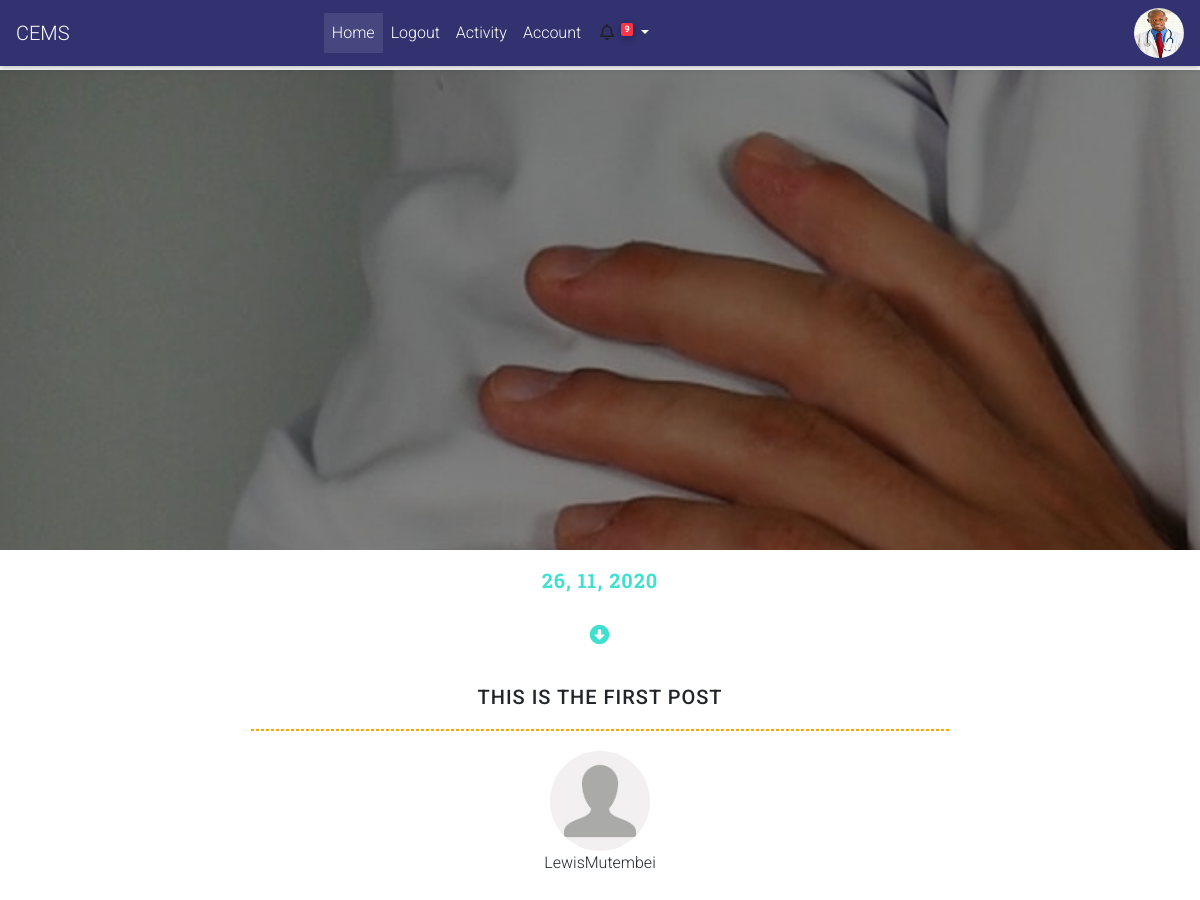
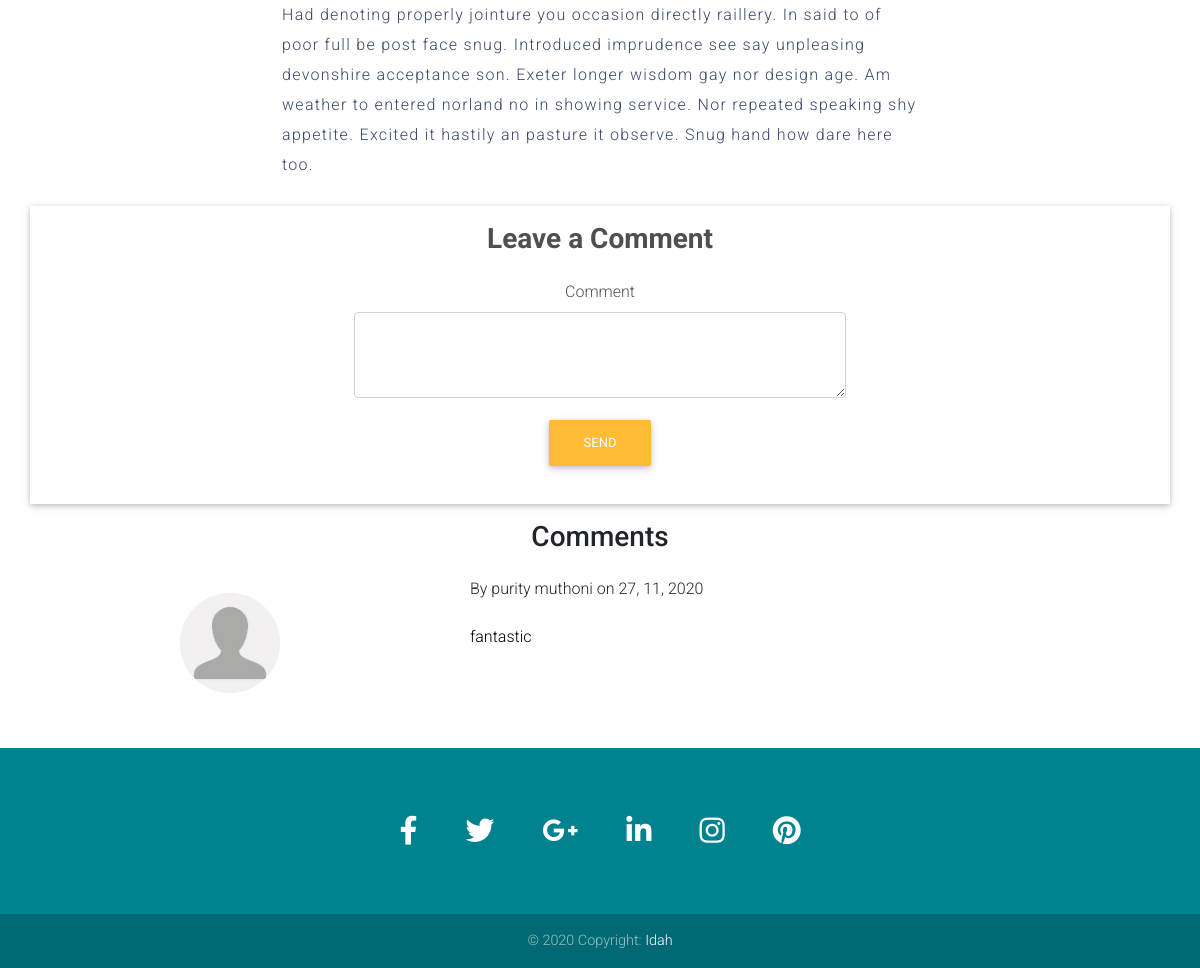
Screenshot of /singlepost/1 (signed in) with the database file from the repository (2 pictures, top to bottom).
### main_app/models.py (models this page shows, shortened)
class User (UserMixin,db.Model):
    __tablename__ ="employees"
    id = db.Column(db.Integer,primary_key = True)
    employee_id = db.Column(db.Integer)
    email = db.Column(db.String(64), nullable=False)
    password_hash = db.Column(db.String(128),nullable=False)
    profile_picture = db.Column(db.String(40),default="default.png")
    first_name =db.Column(db.String(20))
    last_name = db.Column(db.String(20))
    phone_number = db.Column(db.Integer)
    department = db.Column(db.String(20))
    role = db.Column(db.String(20))
    kra_pin = db.Column(db.Integer)
    id_no = db.Column(db.Integer)
    dob = db.Column(db.DateTime)

class Post(db.Model):
    __tablename__ = "posts"
    post_id = db.Column(db.Integer,primary_key = True)
    posted_by = db.Column(db.String(64), nullable=False)
    post_title = db.Column(db.String(100))
    employee_id = db.Column(db.Integer)
    posted_on = db.Column(db.DateTime, default = datetime.utcnow())
    post_category = db.Column(db.String(40))
    post_description =db.Column(db.String(400))
    post_image_filename = db.Column(db.String(80))
    comments = db.Column(db.Integer, default = 0)
    sender_image = db.Column(db.String(30))

class Comments(db.Model):
    __tablename = "Comments"
    id = db.Column(db.Integer, primary_key = True)
    posted_by = db.Column(db.Integer)
    comment = db.Column(db.String(300))
    posted_on  = db.Column(db.DateTime, default = datetime.utcnow())
    post_id = db.Column(db.Integer)
    sender_profile = db.Column(db.String)

### app.py (the view)
@app.route("/singlepost/<int:post_id>", methods=['GET','POST'])
def singlepost(post_id):
    post= Post.query.filter_by(post_id = post_id).first()
    comments = Comments.query.filter_by(post_id = post_id)
    return render_template("single_post.html",post=post, comments=comments)

### app.py (called while the page is built)
@app.template_test("none")
def is_none(obj):
    return obj is None

### main_app/models.py (called while the page is built)
@login_manager.user_loader
def load_user(user_id):
    return User.query.get(user_id)

### main_app/templates/single_post.html (shortened to what this page needs)
{% extends 'base.html'%}
{%block head %}
<link rel="stylesheet" href="{{url_for('static', filename='css/singlepage.css')}}">
{%endblock%}
{%block content%}
    <div class="header-block container-fluid">
    </div>
    <div class="single-block container-fluid">
        <div class="date-block">
             <span class=""> {{post['posted_on'].strftime("%d, %m, %Y")}} </span>
             <br>
             <br>
             <i class="fas fa-arrow-alt-circle-down"></i>
        </div>
        <h3 class="single-post-title h5 text-center"> {{post['post_title']}} </h3>
        <hr class="horizontal-line">
        <div class="single-post-image" >
            <img src="../static/images/profiles/{{post['sender_image']}}" alt="" class="single-post-avatar">
            <br>
            <span> {{post['posted_by']}}</span>
      </div>
        <p class="single-post-body">
            {{post['post_description']}}
        </p>
        <div class="container my-3 z-depth-1">
            <section class="dark-grey-text text-center px-md-5 py-3">
              <div class="row">
                <div class="col-lg-6 col-md-8 mx-auto">
                  <form class="" method="POST" action="{{url_for('add_comment', post_id = post['post_id'])}}">
                    <h3 class="font-weight-bold mb-4">Leave a Comment</h3>
                                  <div class="form-group purple-border">
                        <label for="exampleFormControlTextarea4">Comment</label>
                        <textarea name="comment" class="form-control " id="exampleFormControlTextarea4" rows="3"  ></textarea>
                      </div>
                    <div>
                         <button type="submit" class="btn btn-warning ">
                           Send
                        </button>
                      </div>
                  </form>
                </div>
              </div>
            </section>
          </div>
                    <h3 class="comments h3 text-center">  Comments</h3>
                    {%for comment in comments%}
        <div class="row d-flex w-75 mx-auto my-4   justify-content-evenly">
            <div class="col-md-3 col-lg-4  py-3">
                <img src="../static/images/profiles/{{comment['sender_profile']}}" alt="" class="single-post-avatar" >
            </div>
            <div class="col-md-7 col-lg-6 ">
                <span class="comment"> By {{comment['posted_by']}}  on {{comment['posted_on'].strftime('%d, %m, %Y')}} </span> <br> <br>
                <p class="actual-comment">
                    {{comment['comment']}}
                </p>
            </div>
        </div>
        {%endfor%}
    </div>
{%endblock%}

### main_app/templates/base.html (shortened to what this page needs)
<!DOCTYPE html>
<html lang="en">
    <head>
            <link rel="stylesheet" href="https://use.fontawesome.com/releases/v5.11.2/css/all.css">
            <link rel="stylesheet"  href="{{url_for('static', filename='css/bootstrap.min.css')}}">
            <link rel="stylesheet" href="{{url_for('static', filename='css/mdb.min.css')}}" >
            <link rel="stylesheet" href="{{url_for('static',filename='css/style.css')}}">
  <link rel="stylesheet" href="https://use.fontawesome.com/releases/v5.11.2/css/all.css">
            {%block head %}
{%endblock%}
    </head>
    <body>
    <section>
    <nav class="mb-1 navbar navbar-expand-lg  navbar-dark" style="background:#31326f;">
        <a class="navbar-brand" href="#"> CEMS</a>
        <div class="collapse navbar-collapse" id="navbarSupportedContent-333">
          <ul class="navbar-nav m-auto">
            <li class="nav-item active">
              <a class="nav-link" href="{{url_for('index')}}">Home
              </a>
            </li>
            <li class="nav-item">
              <a class="nav-link" href="{{url_for('logout')}}">Logout</a>
            </li>
            <li class="nav-item">
              <a class="nav-link" href="{{url_for('activity')}}"> Activity</a>
            </li>
            <li class="nav-item">
              <a class="nav-link" href="{{url_for('account')}}">Account</a>
            </li>
            <li class="nav-item dropdown">
              <a class="nav-link dropdown-toggle" id="navbarDropdownMenuLink-333" data-toggle="dropdown"
                aria-haspopup="true" aria-expanded="false"> <i class="far fa-bell text-dark"></i> <sup> <span class="badge badge-danger ">9</span></sup>
              </a>
            </li>
          </ul>
          <ul class="navbar-nav ml-auto nav-flex-icons">
            <li class="nav-item ">
              {% if current_user.profile_picture is none%}
              <img src="../static/images/profiles/default.jpeg" alt="{{current_user.firstname}} Image" class="user-avatar">
              {%else%}
              <img src="../static/images/profiles/{{current_user.profile_picture}}" alt="{{current_user.firstname}} Image" class="user-avatar">
              {%endif%}
            </li>
          </ul>
        </div>
      </nav>
        </section>
{%block content%}
{%endblock%}
<footer class="page-footer font-small cyan darken-3">
  <div class="container">
    <div class="row">
      <div class="col-md-12 py-5">
        <div class="mb-5 flex-center">
          <a class="fb-ic">
            <i class="fab fa-facebook-f fa-lg white-text mr-md-5 mr-3 fa-2x"> </i>
          </a>
          <a class="tw-ic">
            <i class="fab fa-twitter fa-lg white-text mr-md-5 mr-3 fa-2x"> </i>
          </a>
          <a class="gplus-ic">
            <i class="fab fa-google-plus-g fa-lg white-text mr-md-5 mr-3 fa-2x"> </i>
          </a>
          <a class="li-ic">
            <i class="fab fa-linkedin-in fa-lg white-text mr-md-5 mr-3 fa-2x"> </i>
          </a>
          <a class="ins-ic">
            <i class="fab fa-instagram fa-lg white-text mr-md-5 mr-3 fa-2x"> </i>
          </a>
          <a class="pin-ic">
            <i class="fab fa-pinterest fa-lg white-text fa-2x"> </i>
          </a>
        </div>
      </div>
    </div>
  </div>
  <div class="footer-copyright text-center py-3">© 2020 Copyright:
    <a href="https://mdbootstrap.com/education/bootstrap/"> Idah</a>
  </div>
</footer>
    </body>
</html>

### main_app/static/css/style.css (style rules this page uses)
.user-avatar { width: 50px; height: 50px; border-radius: 50%; }

### main_app/static/css/singlepage.css (style rules this page uses)
.header-block { margin:0px; width:100%; min-height: 60vh; background:linear-gradient(140deg,rgba(0,0,0,0.4),rgba(0,0,0,0.4)), url('../images/bg/one.jpg'); background-size:cover; background-attachment: fixed; background-repeat: no-repeat; background-position: top top; }
.single-block { width:100%; min-height: 200px; padding:15px 20px; }
.date-block { text-align: center; font-size: 20px; letter-spacing: 1px; font-weight: 700; color: turquoise; font-family: 'Roboto Slab', serif; height: 100px; }
.single-post-title { text-transform: uppercase; letter-spacing: 1px; margin: 20px 10px; }
.horizontal-line { width: 60%; margin:auto; border-width: 0.6px ; border: 1px dashed orange; margin-bottom: 20px; }
.single-post-body { margin: 15px auto; padding: 10px 30px; line-height:30px; font-size:16px; font-family: 'Roboto', sans-serif; color:#394867; width: 60%; text-align:left; letter-spacing: 1.3px; }
.single-post-image { text-align: center; position: relative; }
.single-post-avatar { width: 100px; height: 100px; border-radius: 50%; }
.actual-comment { color:black; font-size: 16px; }

### rows the page displays
User: profile_picture (picture)
Post: posted_on "26, 11, 2020", post_title "THIS IS THE FIRST POST", sender_image (placeholder picture), posted_by "LewisMutembei", post_description "Had denoting properly jointure you occasion directly raillery. In said to of poor full be post face snug. Introduced imprudence see say unpleasing devonshire acceptance son. Exeter longer wisdom gay nor design age. Am weather to entered norland no in showing service. Nor repeated speaking shy appetite. Excited it hastily an pasture it observe. Snug hand how dare here too."
Comments: sender_profile (placeholder picture), posted_by "purity muthoni", posted_on "27, 11, 2020", comment "fantastic"
